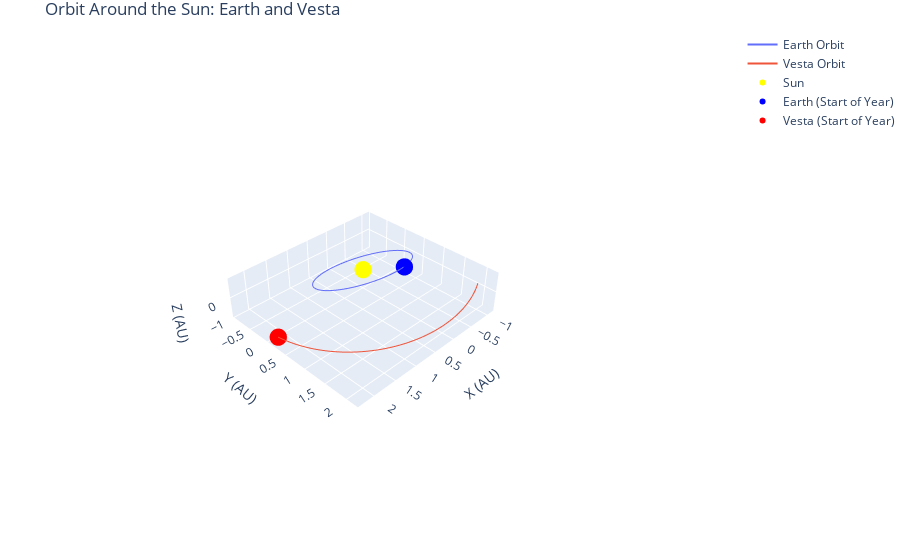

Notebook cell for this chart:
### Markdown cell above
# Example 1 - Plotting a 3D Asteroid Orbit

## Example 1: Plotting the Orbit of 4 Vesta

The `plot_heliocentric_orbits_3D` method is perfect for visualizing how an asteroid orbits the Sun relative to Earth. Let's plot the path of **4 Vesta**, one of the largest objects in the asteroid belt.

### Code cell
# Example 1
# Let's plot the orbit of Vesta for the entire year of 2025.
print("Generating 3D orbit plot for 4 Vesta...")
fig_3d = visualizer.plot_heliocentric_orbits_3D(
    object_id='Vesta', 
    start='2025-01-01', 
    stop='2025-12-31', 
    step='1d'
)

fig_3d

### Figure 1 — Plotly figure (JSON) as saved in the notebook; plotly's stock layout.template omitted (floating-point values rounded to 4 significant figures; data arrays with more than 128 entries replaced by an {"elided": "..."} marker saying what was removed)
{"data": [{"mode": "lines", "name": "Earth Orbit", "type": "scatter3d", "x": {"elided": "365 float values"}, "y": {"elided": "365 float values"}, "z": {"elided": "365 float values"}}, {"mode": "lines", "name": "Vesta Orbit", "type": "scatter3d", "x": {"elided": "365 float values"}, "y": {"elided": "365 float values"}, "z": {"elided": "365 float values"}}, {"marker": {"color": "yellow", "size": 6}, "mode": "markers", "name": "Sun", "type": "scatter3d", "x": [0], "y": [0], "z": [0]}, {"marker": {"color": "blue", "size": 6, "symbol": "circle"}, "mode": "markers", "name": "Earth (Start of Year)", "type": "scatter3d", "x": [-0.1786], "y": [0.8872], "z": [0.3846]}, {"marker": {"color": "red", "size": 6, "symbol": "circle"}, "mode": "markers", "name": "Vesta (Start of Year)", "type": "scatter3d", "x": [2.251], "y": [0.1757], "z": [-0.2793]}], "layout": {"autosize": true, "margin": {"b": 0, "l": 0, "r": 0, "t": 30}, "scene": {"aspectmode": "data", "aspectratio": {"x": 1.657, "y": 1.531, "z": 0.3944}, "camera": {"center": {"x": 0, "y": 0, "z": 0}, "eye": {"x": 3.134, "y": 3.134, "z": 3.134}, "projection": {"type": "perspective"}, "up": {"x": 0, "y": 0, "z": 1}}, "xaxis": {"title": {"text": "X (AU)"}, "type": "linear"}, "yaxis": {"title": {"text": "Y (AU)"}, "type": "linear"}, "zaxis": {"title": {"text": "Z (AU)"}, "type": "linear"}}, "title": {"text": "Orbit Around the Sun: Earth and Vesta"}}}
